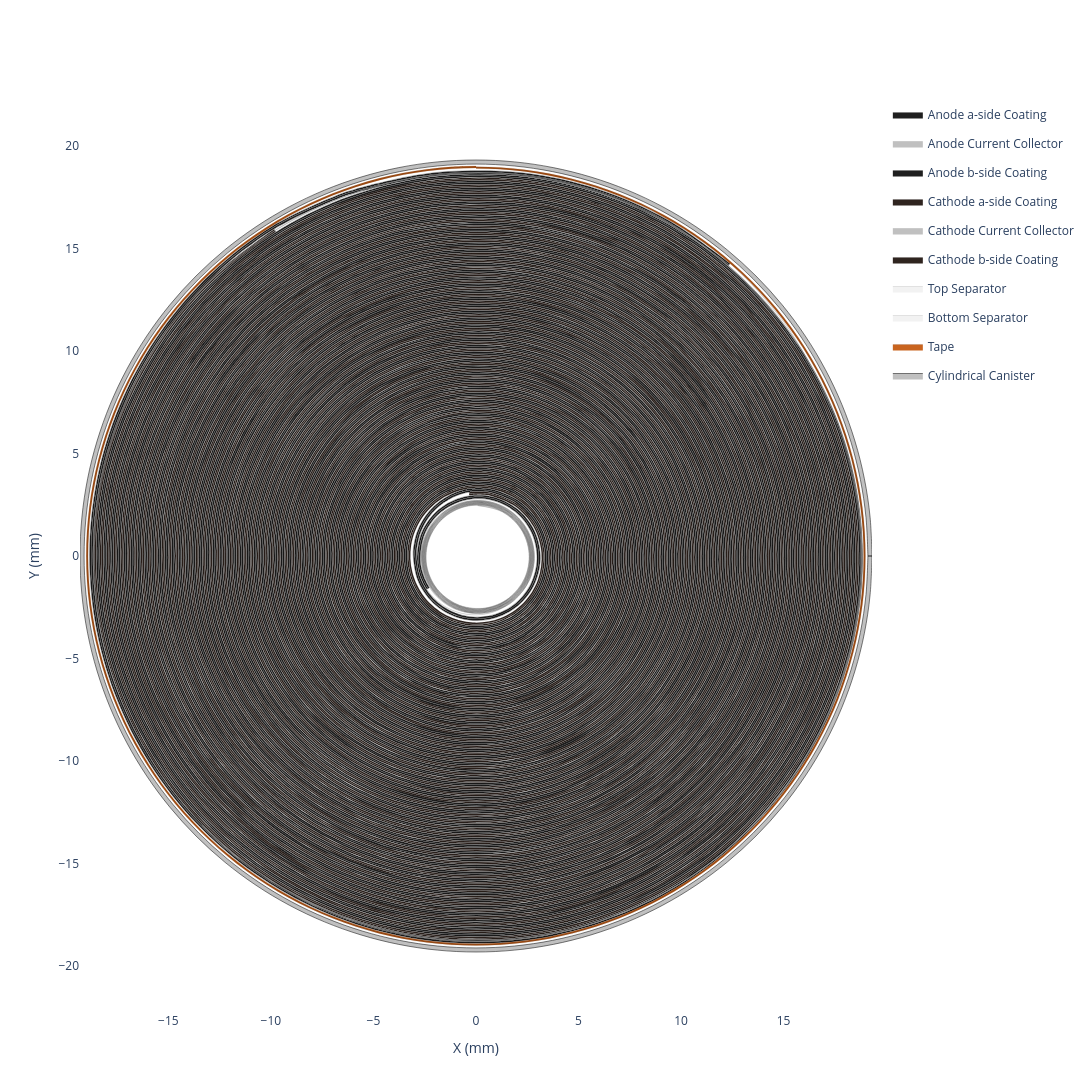

The notebook cell this image was saved under:
### Code cell
cell.get_cross_section(height=1200, width=1200).show()

### Figure 1 — Plotly figure (JSON) as saved in the notebook; plotly's stock layout.template omitted (floating-point values rounded to 4 significant figures; data arrays with more than 128 entries replaced by an {"elided": "..."} marker saying what was removed)
{"data": [{"customdata": {"elided": "2836x6 float values"}, "fill": "toself", "fillcolor": "#1f1f1f", "hovertemplate": "<b>Anode a-side Coating (Extruded)</b><br>Theta: %{customdata[0]:.2f}°<br>Unwrapped Length: %{customdata[1]:.2f} mm<br>Radius: %{customdata[2]:.2f} mm<br>X: %{customdata[3]:.2f} mm<br>Z: %{customdata[4]:.2f} mm<br>Turns: %{customdata[5]:.2f}<extra></extra>", "legendgroup": "Anode a-side Coating", "line": {"color": "black", "shape": "spline", "width": 0.1}, "mode": "lines", "name": "Anode a-side Coating", "type": "scatter", "x": {"elided": "2836 float values"}, "y": {"elided": "2836 float values"}}, {"customdata": {"elided": "2836x6 float values"}, "fill": "toself", "fillcolor": "#C0C0C0", "hovertemplate": "<b>Anode Current Collector (Extruded)</b><br>Theta: %{customdata[0]:.2f}°<br>Unwrapped Length: %{customdata[1]:.2f} mm<br>Radius: %{customdata[2]:.2f} mm<br>X: %{customdata[3]:.2f} mm<br>Z: %{customdata[4]:.2f} mm<br>Turns: %{customdata[5]:.2f}<extra></extra>", "legendgroup": "Anode Current Collector", "line": {"color": "black", "shape": "spline", "width": 0.1}, "mode": "lines", "name": "Anode Current Collector", "type": "scatter", "x": {"elided": "2836 float values"}, "y": {"elided": "2836 float values"}}, {"customdata": {"elided": "2836x6 float values"}, "fill": "toself", "fillcolor": "#1f1f1f", "hovertemplate": "<b>Anode b-side Coating (Extruded)</b><br>Theta: %{customdata[0]:.2f}°<br>Unwrapped Length: %{customdata[1]:.2f} mm<br>Radius: %{customdata[2]:.2f} mm<br>X: %{customdata[3]:.2f} mm<br>Z: %{customdata[4]:.2f} mm<br>Turns: %{customdata[5]:.2f}<extra></extra>", "legendgroup": "Anode b-side Coating", "line": {"color": "black", "shape": "spline", "width": 0.1}, "mode": "lines", "name": "Anode b-side Coating", "type": "scatter", "x": {"elided": "2836 float values"}, "y": {"elided": "2836 float values"}}, {"customdata": {"elided": "2472x6 float values"}, "fill": "toself", "fillcolor": "#2f241f", "hovertemplate": "<b>Cathode a-side Coating (Extruded)</b><br>Theta: %{customdata[0]:.2f}°<br>Unwrapped Length: %{customdata[1]:.2f} mm<br>Radius: %{customdata[2]:.2f} mm<br>X: %{customdata[3]:.2f} mm<br>Z: %{customdata[4]:.2f} mm<br>Turns: %{customdata[5]:.2f}<extra></extra>", "legendgroup": "Cathode a-side Coating", "line": {"color": "black", "shape": "spline", "width": 0.1}, "mode": "lines", "name": "Cathode a-side Coating", "type": "scatter", "x": {"elided": "2472 float values"}, "y": {"elided": "2472 float values"}}, {"customdata": {"elided": "2472x6 float values"}, "fill": "toself", "fillcolor": "#C0C0C0", "hovertemplate": "<b>Cathode Current Collector (Extruded)</b><br>Theta: %{customdata[0]:.2f}°<br>Unwrapped Length: %{customdata[1]:.2f} mm<br>Radius: %{customdata[2]:.2f} mm<br>X: %{customdata[3]:.2f} mm<br>Z: %{customdata[4]:.2f} mm<br>Turns: %{customdata[5]:.2f}<extra></extra>", "legendgroup": "Cathode Current Collector", "line": {"color": "black", "shape": "spline", "width": 0.1}, "mode": "lines", "name": "Cathode Current Collector", "type": "scatter", "x": {"elided": "2472 float values"}, "y": {"elided": "2472 float values"}}, {"customdata": {"elided": "2472x6 float values"}, "fill": "toself", "fillcolor": "#2f241f", "hovertemplate": "<b>Cathode b-side Coating (Extruded)</b><br>Theta: %{customdata[0]:.2f}°<br>Unwrapped Length: %{customdata[1]:.2f} mm<br>Radius: %{customdata[2]:.2f} mm<br>X: %{customdata[3]:.2f} mm<br>Z: %{customdata[4]:.2f} mm<br>Turns: %{customdata[5]:.2f}<extra></extra>", "legendgroup": "Cathode b-side Coating", "line": {"color": "black", "shape": "spline", "width": 0.1}, "mode": "lines", "name": "Cathode b-side Coating", "type": "scatter", "x": {"elided": "2472 float values"}, "y": {"elided": "2472 float values"}}, {"customdata": {"elided": "3512x6 float values"}, "fill": "toself", "fillcolor": "#f2f2f2", "hovertemplate": "<b>Top Separator (Extruded)</b><br>Theta: %{customdata[0]:.2f}°<br>Unwrapped Length: %{customdata[1]:.2f} mm<br>Radius: %{customdata[2]:.2f} mm<br>X: %{customdata[3]:.2f} mm<br>Z: %{customdata[4]:.2f} mm<br>Turns: %{customdata[5]:.2f}<extra></extra>", "legendgroup": "Top Separator", "line": {"color": "black", "shape": "spline", "width": 0.1}, "mode": "lines", "name": "Top Separator", "type": "scatter", "x": {"elided": "3512 float values"}, "y": {"elided": "3512 float values"}}, {"customdata": {"elided": "3512x6 float values"}, "fill": "toself", "fillcolor": "#f2f2f2", "hovertemplate": "<b>Bottom Separator (Extruded)</b><br>Theta: %{customdata[0]:.2f}°<br>Unwrapped Length: %{customdata[1]:.2f} mm<br>Radius: %{customdata[2]:.2f} mm<br>X: %{customdata[3]:.2f} mm<br>Z: %{customdata[4]:.2f} mm<br>Turns: %{customdata[5]:.2f}<extra></extra>", "legendgroup": "Bottom Separator", "line": {"color": "black", "shape": "spline", "width": 0.1}, "mode": "lines", "name": "Bottom Separator", "type": "scatter", "x": {"elided": "3512 float values"}, "y": {"elided": "3512 float values"}}, {"customdata": {"elided": "606x6 float values"}, "fill": "toself", "fillcolor": "#C9641F", "hovertemplate": "<b>Tape (Extruded)</b><br>Theta: %{customdata[0]:.2f}°<br>Unwrapped Length: %{customdata[1]:.2f} mm<br>Radius: %{customdata[2]:.2f} mm<br>X: %{customdata[3]:.2f} mm<br>Z: %{customdata[4]:.2f} mm<br>Turns: %{customdata[5]:.2f}<extra></extra>", "legendgroup": "Tape", "line": {"color": "black", "shape": "spline", "width": 0.1}, "mode": "lines", "name": "Tape", "type": "scatter", "x": {"elided": "606 float values"}, "y": {"elided": "606 float values"}}, {"customdata": {"elided": "1754x6 float values"}, "hovertemplate": "<b>Top Separator</b><br>Theta: %{customdata[0]:.2f}°<br>Unwrapped Length: %{customdata[1]:.2f} mm<br>Radius: %{customdata[2]:.2f} mm<br>X: %{customdata[3]:.2f} mm<br>Z: %{customdata[4]:.2f} mm<br>Turns: %{customdata[5]:.2f}<extra></extra>", "legendgroup": "Top Separator", "line": {"color": "#f2f2f2", "shape": "spline", "width": 0}, "mode": "lines", "name": "Top Separator", "showlegend": false, "type": "scatter", "x": {"elided": "1754 float values"}, "y": {"elided": "1754 float values"}}, {"customdata": {"elided": "1416x6 float values"}, "hovertemplate": "<b>Anode a-side Coating</b><br>Theta: %{customdata[0]:.2f}°<br>Unwrapped Length: %{customdata[1]:.2f} mm<br>Radius: %{customdata[2]:.2f} mm<br>X: %{customdata[3]:.2f} mm<br>Z: %{customdata[4]:.2f} mm<br>Turns: %{customdata[5]:.2f}<extra></extra>", "legendgroup": "Anode a-side Coating", "line": {"color": "#1f1f1f", "shape": "spline", "width": 0}, "mode": "lines", "name": "Anode a-side Coating", "showlegend": false, "type": "scatter", "x": {"elided": "1416 float values"}, "y": {"elided": "1416 float values"}}, {"customdata": {"elided": "1416x6 float values"}, "hovertemplate": "<b>Anode Current Collector</b><br>Theta: %{customdata[0]:.2f}°<br>Unwrapped Length: %{customdata[1]:.2f} mm<br>Radius: %{customdata[2]:.2f} mm<br>X: %{customdata[3]:.2f} mm<br>Z: %{customdata[4]:.2f} mm<br>Turns: %{customdata[5]:.2f}<extra></extra>", "legendgroup": "Anode Current Collector", "line": {"color": "#C0C0C0", "shape": "spline", "width": 0}, "mode": "lines", "name": "Anode Current Collector", "showlegend": false, "type": "scatter", "x": {"elided": "1416 float values"}, "y": {"elided": "1416 float values"}}, {"customdata": {"elided": "1416x6 float values"}, "hovertemplate": "<b>Anode b-side Coating</b><br>Theta: %{customdata[0]:.2f}°<br>Unwrapped Length: %{customdata[1]:.2f} mm<br>Radius: %{customdata[2]:.2f} mm<br>X: %{customdata[3]:.2f} mm<br>Z: %{customdata[4]:.2f} mm<br>Turns: %{customdata[5]:.2f}<extra></extra>", "legendgroup": "Anode b-side Coating", "line": {"color": "#1f1f1f", "shape": "spline", "width": 0}, "mode": "lines", "name": "Anode b-side Coating", "showlegend": false, "type": "scatter", "x": {"elided": "1416 float values"}, "y": {"elided": "1416 float values"}}, {"customdata": {"elided": "1754x6 float values"}, "hovertemplate": "<b>Bottom Separator</b><br>Theta: %{customdata[0]:.2f}°<br>Unwrapped Length: %{customdata[1]:.2f} mm<br>Radius: %{customdata[2]:.2f} mm<br>X: %{customdata[3]:.2f} mm<br>Z: %{customdata[4]:.2f} mm<br>Turns: %{customdata[5]:.2f}<extra></extra>", "legendgroup": "Bottom Separator", "line": {"color": "#f2f2f2", "shape": "spline", "width": 0}, "mode": "lines", "name": "Bottom Separator", "showlegend": false, "type": "scatter", "x": {"elided": "1754 float values"}, "y": {"elided": "1754 float values"}}, {"customdata": {"elided": "1234x6 float values"}, "hovertemplate": "<b>Cathode a-side Coating</b><br>Theta: %{customdata[0]:.2f}°<br>Unwrapped Length: %{customdata[1]:.2f} mm<br>Radius: %{customdata[2]:.2f} mm<br>X: %{customdata[3]:.2f} mm<br>Z: %{customdata[4]:.2f} mm<br>Turns: %{customdata[5]:.2f}<extra></extra>", "legendgroup": "Cathode a-side Coating", "line": {"color": "#2f241f", "shape": "spline", "width": 0}, "mode": "lines", "name": "Cathode a-side Coating", "showlegend": false, "type": "scatter", "x": {"elided": "1234 float values"}, "y": {"elided": "1234 float values"}}, {"customdata": {"elided": "1234x6 float values"}, "hovertemplate": "<b>Cathode Current Collector</b><br>Theta: %{customdata[0]:.2f}°<br>Unwrapped Length: %{customdata[1]:.2f} mm<br>Radius: %{customdata[2]:.2f} mm<br>X: %{customdata[3]:.2f} mm<br>Z: %{customdata[4]:.2f} mm<br>Turns: %{customdata[5]:.2f}<extra></extra>", "legendgroup": "Cathode Current Collector", "line": {"color": "#C0C0C0", "shape": "spline", "width": 0}, "mode": "lines", "name": "Cathode Current Collector", "showlegend": false, "type": "scatter", "x": {"elided": "1234 float values"}, "y": {"elided": "1234 float values"}}, {"customdata": {"elided": "1234x6 float values"}, "hovertemplate": "<b>Cathode b-side Coating</b><br>Theta: %{customdata[0]:.2f}°<br>Unwrapped Length: %{customdata[1]:.2f} mm<br>Radius: %{customdata[2]:.2f} mm<br>X: %{customdata[3]:.2f} mm<br>Z: %{customdata[4]:.2f} mm<br>Turns: %{customdata[5]:.2f}<extra></extra>", "legendgroup": "Cathode b-side Coating", "line": {"color": "#2f241f", "shape": "spline", "width": 0}, "mode": "lines", "name": "Cathode b-side Coating", "showlegend": false, "type": "scatter", "x": {"elided": "1234 float values"}, "y": {"elided": "1234 float values"}}, {"customdata": {"elided": "301x6 float values"}, "hovertemplate": "<b>Tape</b><br>Theta: %{customdata[0]:.2f}°<br>Unwrapped Length: %{customdata[1]:.2f} mm<br>Radius: %{customdata[2]:.2f} mm<br>X: %{customdata[3]:.2f} mm<br>Z: %{customdata[4]:.2f} mm<br>Turns: %{customdata[5]:.2f}<extra></extra>", "legendgroup": "Tape", "line": {"color": "#C9641F", "shape": "spline", "width": 0}, "mode": "lines", "name": "Tape", "showlegend": false, "type": "scatter", "x": {"elided": "301 float values"}, "y": {"elided": "301 float values"}}, {"fill": "toself", "fillcolor": "#C0C0C0", "legendgroup": "Body", "line": {"color": "black", "shape": "spline", "width": 0.5}, "mode": "lines", "name": "Cylindrical Canister", "showlegend": true, "type": "scatter", "x": {"elided": "135 float values"}, "y": {"elided": "135 float values"}}], "layout": {"height": 1200, "paper_bgcolor": "white", "plot_bgcolor": "white", "width": 1200, "xaxis": {"scaleanchor": "y", "title": {"text": "X (mm)"}, "zeroline": false}, "yaxis": {"title": {"text": "Y (mm)"}, "zeroline": false}}}
